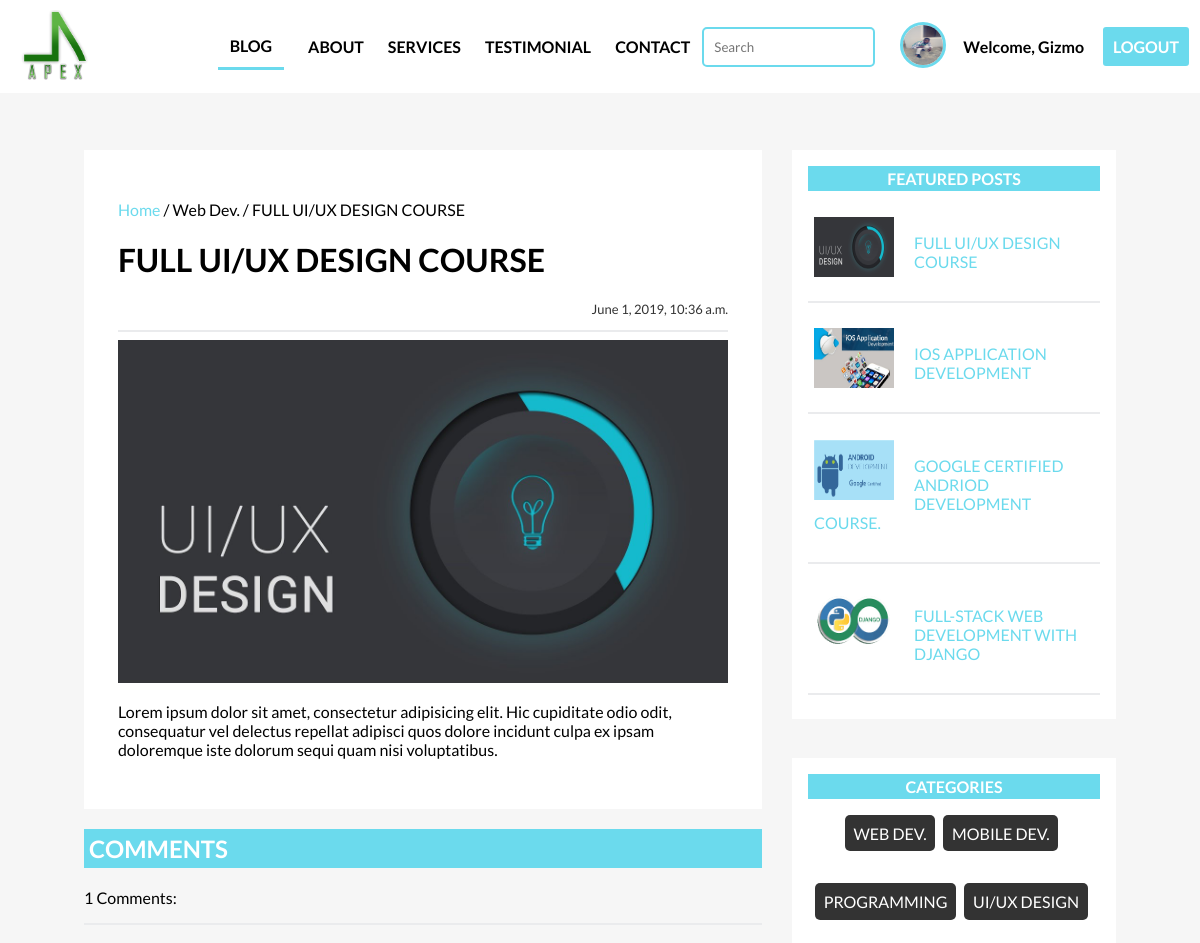
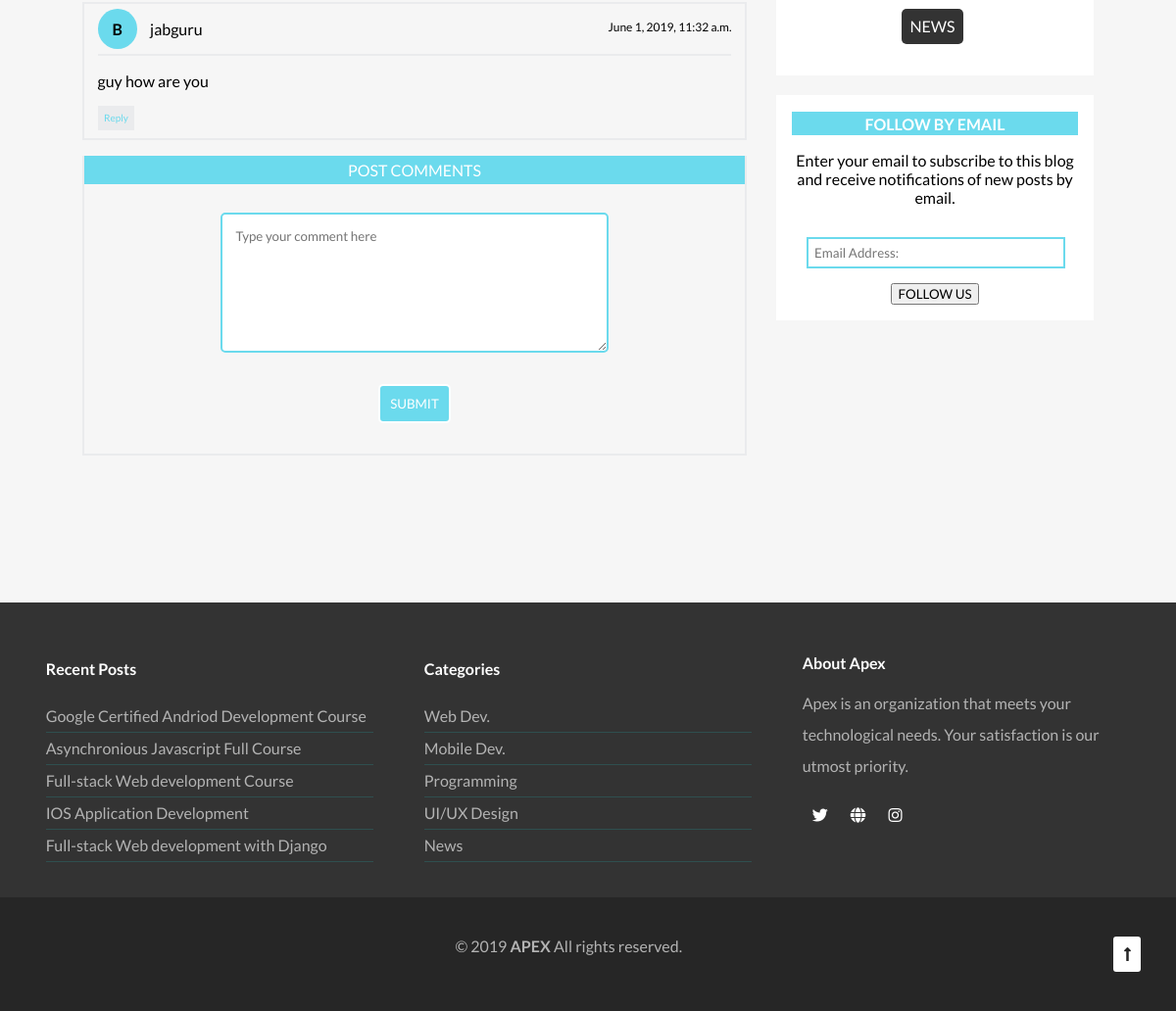
Screenshot of /post/7/ (signed in) with the database file from the repository (2 pictures, top to bottom).
### blog/models.py (models this page shows, shortened)
class UserProfile(models.Model):
    user = models.OneToOneField(User, on_delete=models.CASCADE, related_name='userprofile', null=True)
    portfolio_site = models.URLField(blank=True)
    profile_pic = models.ImageField(upload_to='profile_pics', blank=True)

class Post(models.Model):
    author = models.ForeignKey(settings.AUTH_USER_MODEL, on_delete=models.CASCADE, null=True)
    title = models.CharField(max_length=50, unique=True)
    featured_image = models.ImageField(upload_to='featured-images/', null=True, blank=True)
    body = models.TextField()
    published = models.DateTimeField(auto_now_add=True)
    category = models.ForeignKey(Category, on_delete=models.CASCADE, null=True)
    is_featured = models.BooleanField(null=True,default=False)

class Comment(models.Model):
    name = models.ForeignKey(User, on_delete=models.CASCADE, null=True)
    email = models.EmailField(null=True)
    post = models.ForeignKey(Post, on_delete=models.CASCADE, related_name='comments')
    body = models.TextField()
    posted = models.DateTimeField(auto_now_add=True)
    active = models.BooleanField(default = False)

### blog/views.py (the view, shortened to what this page needs)
# urls.py: path('post/<int:post_id>/', views.post, name='post'),
def post(request, post_id):
	post = Post.objects.get(id=post_id)
	featured_posts = Post.objects.filter(is_featured=True).order_by('-published')
	form = CommentForm()
	comments = post.comments.all()
	num_of_comments = len(comments)
	active_comments = post.comments.filter(active=True)
	return render(request, 'blog/post.html', {'post': post, 'featured_posts': featured_posts, 'comments': comments, 'num_of_comments': num_of_comments, 'active_comments': active_comments, 'form': form, })

### blog/forms.py
class CommentForm(forms.ModelForm):
	body = forms.CharField(label='', widget=forms.Textarea(
		attrs={"placeholder": "Type your comment here", "class": "input", "cols": 50, "rows": 7, })
	)
	class Meta:
		model = Comment
		fields = ('body', )

### templates/blog/post.html (shortened to what this page needs)
<!DOCTYPE html>
	{% extends 'blog/base.html' %}
		{% block body_block %}
		<div class="container">
			{% load static %}
			<link rel="stylesheet" type="text/css" href="{% static 'blog/css/post.css' %}">
			<content>
				<div class="post-body">
					<p><a href="{% url 'index' %}" class="home">Home</a> / Web Dev. / {{ post.title }}</p>
					<h1 class="post-title">{{ post.title }}</h1>
					<p class="post-date">{{ post.published }}</p>
					<hr>
					<img src="{{ post.featured_image.url }}" width="100%">
					<p>{{ post.body }}</p>
				</div>
				<div class="comments">
					<h2 class="comments-head">COMMENTS</h2>
					<p>{{num_of_comments}} Comments:</p>
					<hr>
					<div class="post-comment">
						{% for comment in active_comments %}
						<div class="comment-content">
							<p><span class="profile-img">B</span> {{ comment.name }} <span class="comment-time">{{ comment.posted }}</span></p>
							<hr>
							<p>{{ comment.body }}</p>
							<a href="" class="reply">Reply</a>
						</div>
						{% endfor %}
						<div class="new-comment">
							<p class="comments-head">POST COMMENTS</p>
							{% if user.is_authenticated %}
								<form method="post">
								{{form}}
								<p><input type="submit" class="button" value="SUBMIT"></p>
							</form>
							{% else %}
								<p>Sorry, <a href="{% url 'blog:login' %}">Login</a> to post a comment.</p>
								<p>Or <a href="{% url 'blog:register' %}">Register</a> if you don't have an account</p>
							{% endif %}
						</div>
					</div>
				</div>
			</content>
			<aside>
				<div class="aside-item">
					<p class="aside-title">FEATURED POSTS</p>
					{% for post in featured_posts %}
						<div class="pop-post">
							<img class="pop-img" src="{{post.featured_image.url}}">
							<p class="pop-title"><a href="../{{post.id}}"> {{post.title}}</a></p>
						</div>
						<hr>
					{% endfor %}
				</div>
				<br>
				<div class="aside-item cat">
					<p class="aside-title">CATEGORIES</p>
					<p class="cat-item">Web Dev.</p>
					<p class="cat-item">Mobile Dev.</p>
					<p class="cat-item">Programming</p>
					<p class="cat-item">UI/UX Design</p>
					<p class="cat-item">News</p>
				</div>
				<div class="aside-item fbe">
					<p class="aside-title">FOLLOW BY EMAIL</p>
					<p>Enter your email to subscribe to this blog and receive notifications of new posts by email.</p>
					<input class="fbe-email" type="email" name="email" placeholder="Email Address:">
					<br>
					<button class="submit">FOLLOW US</button>
				</div>
			</aside>
		</div>
		{% endblock %}

### templates/blog/base.html (shortened to what this page needs)
<!DOCTYPE html>
<html>
<head>
    {% load static %}
	<link rel="stylesheet" href="https://use.fontawesome.com/releases/v5.8.1/css/all.css">
	<link rel="stylesheet" type="text/css" href="{% static 'blog/css/styles.css' %}">
</head>
<body>
	<nav>
		<ul class="main-menu">
			<a class="logo" href="{% url 'index' %}"><img src="{% static 'blog/images/apex.png' %}" width="70px" height="70px"></a>
			<li class="hidden push-right menu-active">BLOG</li>
			<li class="hidden">ABOUT</li>
			<li class="hidden">SERVICES</li>
			<li class="hidden">TESTIMONIAL</li>
			<li class="hidden">CONTACT</li>
			<input class="hidden search" type="text" name="search" placeholder="Search">
			{% if user.is_authenticated %}
				<a href="{% url 'blog:profile' %}"><li><img class="nav-profile-pic" src='{{user.userprofile.profile_pic.url}}' > </li></a>
				<li><p>Welcome, {{user|title}} </p></li>
				<a href="{% url 'logout' %}" class="menu-margin"><li class="hidden button">LOGOUT</li></a>
			{% else %}
				<a href="{% url 'blog:register' %}"><li class="hidden button">REGISTER</li></a>
				<a href="{% url 'blog:login' %}" class="menu-margin"><li class="hidden button">LOGIN</li></a>
			{% endif %}
		</ul>
	</nav>
	{% block body_block%}
	{% endblock %}
	<footer>
      <ul class="recent">
        <p><strong>Recent Posts</strong></p>
        <li>Google Certified Andriod Development Course</li>
        <li>Asynchronious Javascript Full Course</li>
        <li>Full-stack Web development Course</li>
        <li>IOS Application Development</li>
        <li>Full-stack Web development with Django</li>
      </ul>
      <ul class="categories">
        <p><strong>Categories</strong></p>
        <li>Web Dev.</li>
        <li>Mobile Dev.</li>
        <li>Programming</li>
        <li>UI/UX Design</li>
        <li>News</li>
      </ul>
      <div class="about">
        <p><strong>About Apex</strong></p>
        <p class="about-text">Apex is an organization that meets your technological needs. Your satisfaction is our utmost priority.</p>
        <i class="footer-ico fab fa-twitter"></i>
        <i class="footer-ico fas fa-globe"></i>
        <i class="footer-ico fab fa-instagram"></i>
      </div>
    </footer>
    <div class="copyright">
    	<p>&copy; 2019 <strong>APEX</strong> All rights reserved. <a href="#" id="arrow-up"><i class="fas fa-long-arrow-alt-up"></i></a></p>
    </div>
</body>
</html>

### static/blog/css/styles.css (style rules this page uses)
html { scroll-behavior: smooth; }
body { margin: 0; font-family: 'Lato', sans-serif; }
p { font-family: 'Lato', sans-serif; }
li { list-style: none; }
nav { padding: 10px 20px; background-color: #fff; position: fixed; width: 100%; top: 0; }
ul { margin: 0; padding: 0; }
ul > li { cursor: pointer; margin: 0 12px; }
a { text-decoration: none; color: #6BDAED; }
.main-menu { display: flex; list-style: none; align-items: center; font-weight: bold; }
.menu-active { padding: 1%; border-bottom: solid 3px #6BDAED; }
.menu-margin { margin-right: 2%; }
.nav-profile-pic { width: 40px; height: 40px; border: solid 3px #6BDAED; border-radius: 100%; }
li { margin: 0 5px; }
.push-right { margin-left: auto; }
.search { border-radius: 5px; padding: 10px; border: 2px solid #6BDAED; margin-right: 20px; }
.button { background-color: #6BDAED; padding: 10px; border-radius: 5px; border: solid 2px #fff; color: #fff; cursor: pointer; }
.input { padding: 10px; border-radius: 5px; margin: 2%; border: solid 2px #6BDAED; }
.cat { color: #ACAAB2; }
.post-title { text-transform: uppercase; font-weight: bold; }
.post-date { color: #6BDAED; }
footer { display: grid; grid-template-columns: repeat(12, 1fr); grid-auto-rows: minmax(200px, auto); max-width: 100%; background-color: #333; margin: 30px 0 0; padding: 3%; color: #fff; grid-gap: 30px; }
footer > ul { list-style: none; margin: 0; padding: 0; line-height: 2; }
footer > ul > li { border-bottom: solid 1px #2f4f4f; color: #b3b3b3; margin: 0; padding: 0; }
.recent { grid-column: 1 / 5; margin: 0 3%; }
.categories { grid-column: 5 / 9; margin: 0 3%; }
.about { grid-column: 9 / 13; margin: 0 3%; }
.about-text { line-height: 2; color: #b3b3b3; }
.footer-ico { margin: 3%; }
.copyright { display: grid; grid-template-columns: repeat(12, 1fr); padding: 2%; background-color: #262626; color: #b3b3b3; }
.copyright > p { grid-column: 1 / 13; text-align: center; }
#arrow-up { display: inline-flex; float: right; margin-right: 1%; background-color: #fff; padding: 10px; border-radius: 3px; color: #262626; scroll-behavior: smooth; }

### static/blog/css/post.css (style rules this page uses)
body { background-color: #F6F6F6; }
hr { border: solid 1px #EAEBED; clear: all; }
body * { font-family: 'Lato', sans-serif; }
.container { display: grid; grid-template-columns: repeat(12, 1fr); grid-gap: 30px; margin: 150px 7%; }
content { grid-column: 1 / 9; }
.home { color: #6BDAED; }
.post-title { text-transform: uppercase; }
.post-date { color: #333333; font-size: small; text-align: right; }
.post-body { padding: 5%; background-color: #fff; }
.comments-head { background-color: #6BDAED; padding: 5px; color: #fff; }
.post-comment { margin-top: 3%; }
.profile-img { border-radius: 100%; padding: 11px 15px; background-color: #6BDAED; font-weight: bold; margin-right: 10px; }
.comment-content { border: solid 2px #EAEBED; padding: 0 2% 2%; margin-top: 10px; }
.comment-time { float: right; font-size: 12px; }
.reply { background-color: #EAEBED; padding: 1%; font-size: x-small; }
.new-comment { text-align: center; border-left: solid 2px #EAEBED; border-right: solid 2px #EAEBED; border-bottom: solid 2px #EAEBED; padding-bottom: 15px; }
.input { padding: 2%; border-radius: 5px; margin: 2%; border: solid 2px #6BDAED; }
aside { grid-column: 9 / 13; }
.aside-title { background-color: #6BDAED; color: #fff; margin: 0; padding: 1%; text-align: center; font-weight: bold; }
.aside-item { background-color: #fff; padding: 5%; margin-bottom: 20px; }
.pop-post { margin-top: 20px; padding: 2%; cursor: pointer; }
.pop-img { width: 80px; height: 60px; float: left; margin-right: 20px; }
.pop-title { text-transform: uppercase; }
.cat { text-align: center; }
.cat-item { display: inline-flex; text-transform: uppercase; margin-right: 5px; padding: 3%; background-color: #333333; color: #fff; border-radius: 5px; cursor: pointer; }
.fbe { text-align: center; }
.fbe-email { margin: 15px; width: 85%; border: solid 2px #6BDAED; padding: 2%; }

### rows the page displays
Post: title "FULL UI/UX DESIGN COURSE", published "June 1, 2019, 10:36 a.m.", featured_image (picture), body "Lorem ipsum dolor sit amet, consectetur adipisicing elit. Hic cupiditate odio odit, consequatur vel delectus repellat adipisci quos dolore incidunt culpa ex ipsam doloremque iste dolorum sequi quam nisi voluptatibus."
Comment: name "jabguru", posted "June 1, 2019, 11:32 a.m.", body "guy how are you"
Post: featured_image (picture), title "IOS APPLICATION DEVELOPMENT"
Post: featured_image (picture), title "GOOGLE CERTIFIED ANDRIOD DEVELOPMENT COURSE."
Post: featured_image (picture), title "FULL-STACK WEB DEVELOPMENT WITH DJANGO"

### other values shown
{{ user|title }} "Gizmo"
{{ num_of_comments }} "1"
